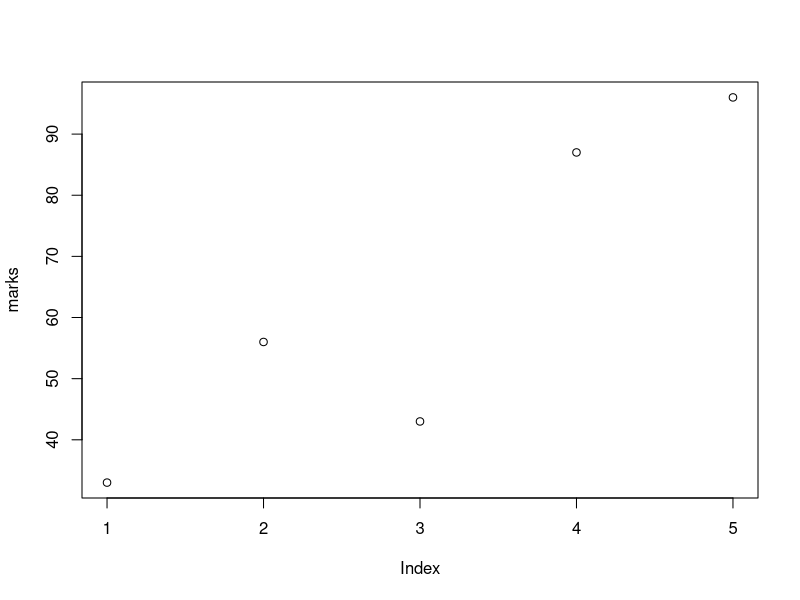

This figure's R source:
## ---- chunk 1
knitr::opts_chunk$set(echo = TRUE)
## ---- chunk 2
marks <- c(33,56,43,87,96)
marks

## ---- chunk 3
marks[1]

marks[c(2,5)]

marks[-c(3,5)]

## ---- chunk 4
plot(marks)
## ---- chunk 5
marks[3] <- 66
marks

